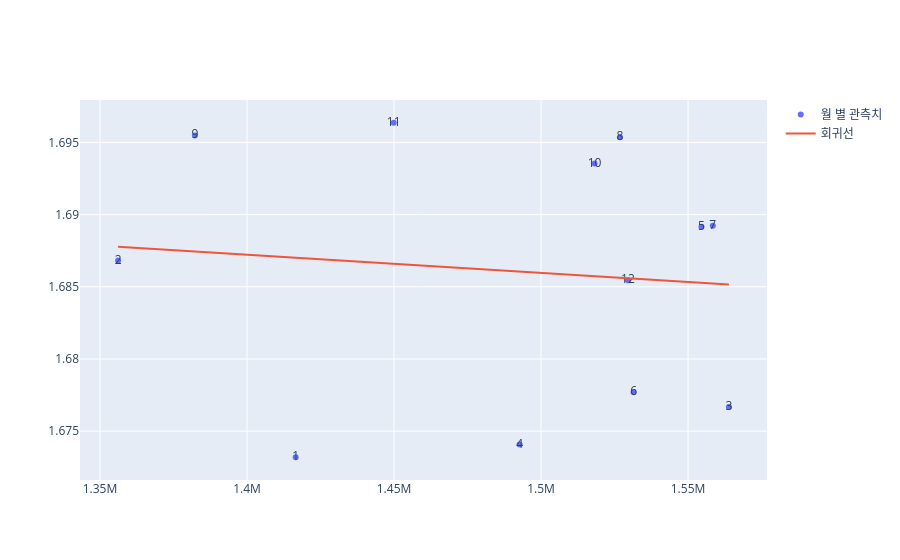

The cell this chart's notebook holds for it:
### Markdown cell above
### 회귀선 작성

### Code cell
import numpy as np

#y=wx + b // 가중치(기울기)와 편향(절편) 구하기
slope, intercept = np.polyfit(monthly_sin['물동량'], monthly_sin['TEU-FACTOR'], 1)

fig_scatter = go.Figure()

fig_scatter.add_trace(go.Scatter(x=monthly_sin['물동량'], y=monthly_sin['TEU-FACTOR'], mode='markers+text', text=monthly_sin['월'], name='월 별 관측치'))

x_range = [monthly_sin['물동량'].min(), monthly_sin['물동량'].max()]

#직선 그리기
fig_scatter.add_trace(go.Scatter(x=x_range, y=[ slope * x + intercept for x in x_range], mode='lines', name='회귀선'))

fig_scatter.show()

### Figure 1 — Plotly figure (JSON) as saved in the notebook; plotly's stock layout.template omitted (floating-point values rounded to 4 significant figures)
{"data": [{"mode": "markers+text", "name": "월 별 관측치", "text": [1.0, 2.0, 3.0, 4.0, 5.0, 6.0, 7.0, 8.0, 9.0, 10.0, 11.0, 12.0], "x": [1417000.0, 1356000.0, 1564000.0, 1493000.0, 1555000.0, 1531000.0, 1558000.0, 1527000.0, 1382000.0, 1518000.0, 1450000.0, 1530000.0], "y": [1.673, 1.687, 1.677, 1.674, 1.689, 1.678, 1.689, 1.695, 1.695, 1.694, 1.696, 1.685], "type": "scatter"}, {"mode": "lines", "name": "회귀선", "x": [1356000.0, 1564000.0], "y": [1.688, 1.685], "type": "scatter"}], "layout": {}}
